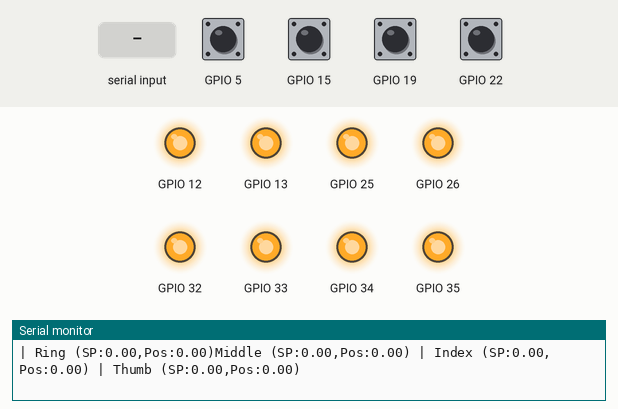
Recording of a sketch running on a simulated ESP32. Parts: output pins drawn as LEDs (lit = HIGH), the last lines printed to the serial monitor. The inputs (shaded band) are chosen by the test bench; at power-on: GPIO 5, GPIO 15, GPIO 19, GPIO 22 HIGH. Nothing arrives over Bluetooth unless stated.

Above: at 1.2 s.
1.3 s: "m90\n" received over the second serial link
At 2.0 s:
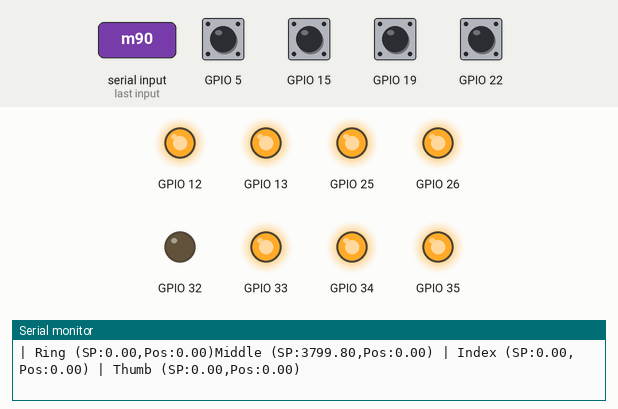
2.8 s: "i90\n" received over the second serial link
At 3.2 s:
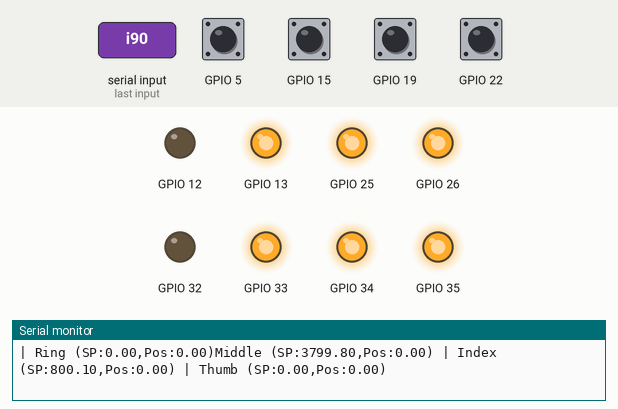
4.3 s: "m:45\n" received over the second serial link
At 5.5 s:
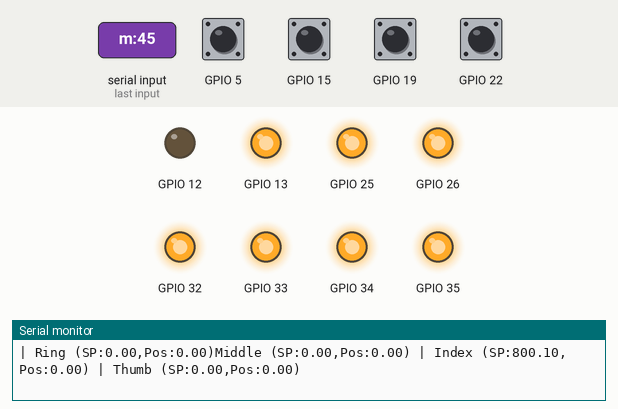
5.8 s: "t90\n" received over the second serial link
At 6.7 s:
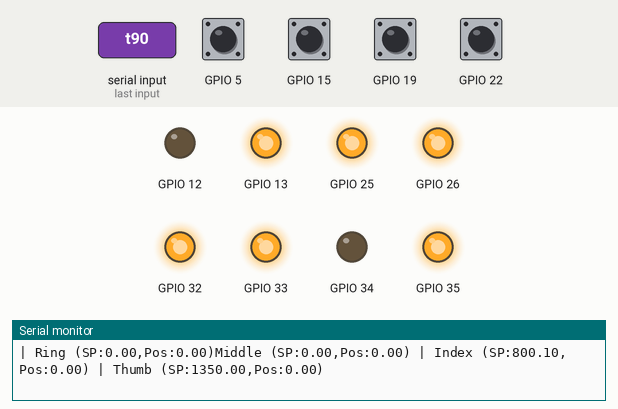
7.3 s: "i:45\n" received over the second serial link
At 7.8 s:
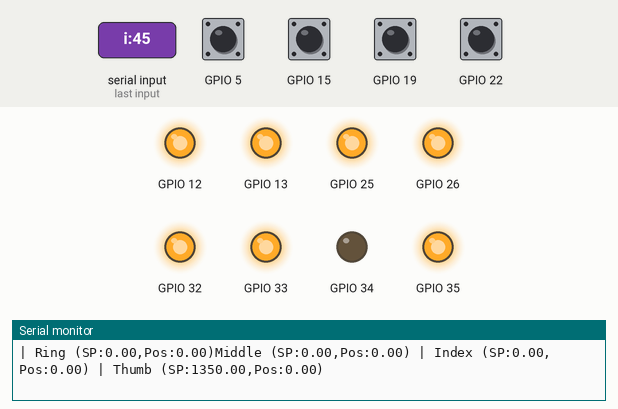
8.8 s: "r90\n" received over the second serial link
At 10.1 s:
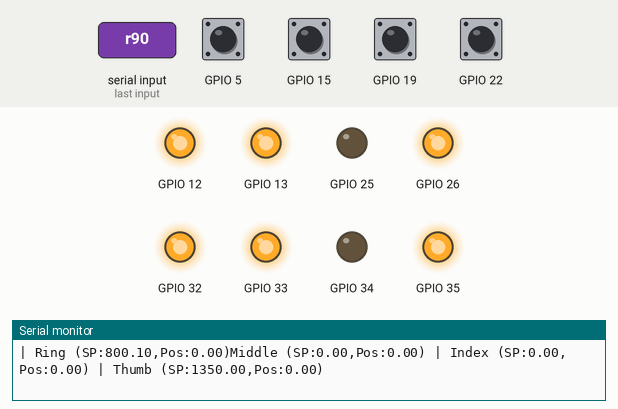
Timing chart, 0 to 11.3 s (numbered marks = the images above; inputs shaded):
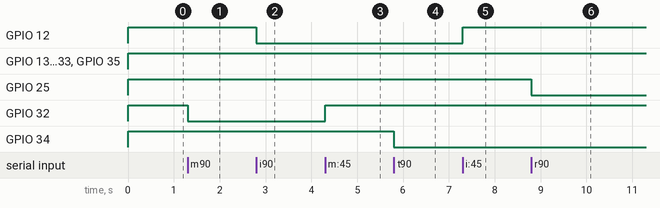

The sketch:

Mit4.ino
```cpp
#include "PID.h"
#include "DRV8833.h"
#include "Encoder.h"
#include "BluetoothReader.h" // Include the new Bluetooth class

// --- Pin Definitions (ESP32 GPIO) ---
// Motor 1
const int M1_ENCODER_A = 22;
const int M1_ENCODER_B = 23;
const int M1_DRIVER_IN1 = 33;
const int M1_DRIVER_IN2 = 32;
// Motor 2
const int M2_ENCODER_A = 15;
const int M2_ENCODER_B = 4;
const int M2_DRIVER_IN1 = 13;
const int M2_DRIVER_IN2 = 12;
// Motor 3
const int M3_ENCODER_A = 19;
const int M3_ENCODER_B = 21;
const int M3_DRIVER_IN1 = 26;
const int M3_DRIVER_IN2 = 25;
// Motor 4
const int M4_ENCODER_A = 5;
const int M4_ENCODER_B = 18;
const int M4_DRIVER_IN1 = 35;
const int M4_DRIVER_IN2 = 34;
// // Motor 5
// const int M5_ENCODER_A = 19;
// const int M5_ENCODER_B = 21;
// const int M5_DRIVER_IN1 = 26;
// const int M5_DRIVER_IN2 = 25;

// --- PID Configuration (can be tuned for each motor) ---
double Kp = .8, Ki = 0.6, Kd = 0.0;

double setpoint1 = 0, setpoint2 = 0, setpoint3 = 0, setpoint4 = 0, setpoint5 = 0;
double mult1 = 42.22, mult2 = 8.89, mult3 = 8.89, mult4 = 15, mult5 = 0;
double tolerance = 15;

// --- Object Creation ---
Encoder encoder1(M1_ENCODER_A, M1_ENCODER_B);
PID     pid1(Kp, Ki, Kd);
DRV8833 motor1(M1_DRIVER_IN1, M1_DRIVER_IN2);

Encoder encoder2(M2_ENCODER_A, M2_ENCODER_B);
PID     pid2(Kp, Ki, Kd);
DRV8833 motor2(M2_DRIVER_IN1, M2_DRIVER_IN2);

Encoder encoder3(M3_ENCODER_A, M3_ENCODER_B);
PID     pid3(Kp, Ki, Kd);
DRV8833 motor3(M3_DRIVER_IN1, M3_DRIVER_IN2);

Encoder encoder4(M4_ENCODER_A, M4_ENCODER_B);
PID     pid4(Kp, Ki, Kd);
DRV8833 motor4(M4_DRIVER_IN1, M4_DRIVER_IN2);

// Encoder encoder5(M3_ENCODER_A, M3_ENCODER_B);
// PID     pid5(Kp, Ki, Kd);
// DRV8833 motor5(M3_DRIVER_IN1, M3_DRIVER_IN2);

BluetoothReader btReader; // Create an object for our Bluetooth reader

// A helper function to parse commands, avoiding duplicate code
void parseAndSetSetpoint(String command) {
  if (command.length() == 0) return;

  int colonIndex = command.indexOf(':');
  if (colonIndex > 0) {
    int motorNum = command.substring(0, colonIndex).toInt();
    double newSetpoint = command.substring(colonIndex + 1).toDouble();

    if (motorNum == 1) {
      setpoint1 = newSetpoint;
      Serial.print("New setpoint for Motor 1: ");
      Serial.println(setpoint1);
    } else if (motorNum == 2) {
      setpoint2 = newSetpoint;
      Serial.print("New setpoint for Motor 2: ");
      Serial.println(setpoint2);
    } else if (motorNum == 3) {
      setpoint3 = newSetpoint;
      Serial.print("New setpoint for Motor 3: ");
      Serial.println(setpoint3);
    } else if (motorNum == 4) {
      setpoint2 = newSetpoint;
      Serial.print("New setpoint for Motor 4: ");
      Serial.println(setpoint4);
    } else if (motorNum == 5) {
      setpoint3 = newSetpoint;
      Serial.print("New setpoint for Motor 5: ");
      Serial.println(setpoint5);
    }
  }
}

void bluetoothParseAndSetSetpoint(String command) {
  // Exit if the command is empty
  if (command.length() == 0) return;

  int currentIndex = 0;
  while (currentIndex < command.length()) {
    char commandChar = ' ';
    int valueStartIndex = -1;

    // Find the next letter in the string
    for (int i = currentIndex; i < command.length(); i++) {
      if (isalpha(command.charAt(i))) {
        commandChar = command.charAt(i);
        valueStartIndex = i + 1;
        break;
      }
    }

    // If no more command characters are found, we're done parsing
    if (valueStartIndex == -1) {
      break;
    }

    // Find where the number ends (either at the next letter or the end of the string)
    int valueEndIndex = command.length();
    for (int i = valueStartIndex; i < command.length(); i++) {
      if (isalpha(command.charAt(i))) {
        valueEndIndex = i;
        break;
      }
    }

    // Extract the number part of the command
    String valueString = command.substring(valueStartIndex, valueEndIndex);

    // If we extracted a valid number, process it
    if (valueString.length() > 0) {
      double newSetpoint = valueString.toDouble();

      // Map the command character to the correct motor
      if (commandChar == 'm') {
        setpoint1 = newSetpoint * mult1;
        Serial.print("New setpoint for Motor 1 (m): ");
        Serial.println(setpoint1);
      } else if (commandChar == 'i') { // Using 'i' for Motor 2 from your example
        setpoint2 = newSetpoint * mult2;
        Serial.print("New setpoint for Motor 2 (i): ");
        Serial.println(setpoint2);
      } else if (commandChar == 'r') { // Using 'p' for Motor 3 from your example
        setpoint3 = newSetpoint * mult3;
        Serial.print("New setpoint for Motor 3 (r): ");
        Serial.println(setpoint3);
      } else if (commandChar == 't') {
        setpoint4 = newSetpoint * mult4;
        Serial.print("New setpoint for Motor 4 (t): ");
        Serial.println(setpoint4);
      } else if (commandChar == 'p') {
        setpoint5 = newSetpoint * mult5;
        Serial.print("New setpoint for Motor 5 (p): ");
        Serial.println(setpoint5);
      }
    }

    // Move the index to the start of the next potential command
    currentIndex = valueEndIndex;
  }
}


void setup() {
  Serial.begin(115200); // ESP32 can handle higher baud rates
  btReader.begin("Dexterra"); // Start Bluetooth with a device name

  Serial.println("PID Three-Motor Position Controller (ESP32 - analogWrite)");
  Serial.println("Enter target position (e.g., '1:2000' or '2:-500')");

  // Initialize Motor 1 components
  motor1.initialize();
  encoder1.initialize();
  pid1.setOutputLimits(-255, 255);
  pid1.setTolerance(tolerance);

  // Initialize Motor 2 components
  motor2.initialize();
  encoder2.initialize();
  pid2.setOutputLimits(-255, 255);
  pid2.setTolerance(tolerance);

  // Initialize Motor 3 components
  motor3.initialize();
  encoder3.initialize();
  pid3.setOutputLimits(-255, 255);
  pid3.setTolerance(tolerance);

  // Initialize Motor 4 components
  motor4.initialize();
  encoder4.initialize();
  pid4.setOutputLimits(-255, 255);
  pid4.setTolerance(tolerance);
}

void loop() {
  // --- Check for new commands from both sources ---
  if (Serial.available()) {
    parseAndSetSetpoint(Serial.readStringUntil('\n'));
  }

  // Read from Bluetooth and print if data exists
  String btCommand = btReader.readCommand();
  if (btCommand.length() > 0) {
    Serial.print("Received via Bluetooth: '");
    Serial.print(btCommand);
    Serial.println("'");
    bluetoothParseAndSetSetpoint(btCommand);
  }


  // --- Update Encoders via Polling ---
  encoder1.update();
  encoder2.update();
  encoder3.update();
  encoder4.update();

  // --- Control System for Motor 1 ---
  double pos1 = encoder1.getPosition();
  double speed1 = pid1.compute(pos1, setpoint1);
  motor1.drive((int)speed1);

  // --- Control System for Motor 2 ---
  double pos2 = encoder2.getPosition();
  double speed2 = pid2.compute(pos2, setpoint2);
  motor2.drive((int)speed2);

  // --- Control System for Motor 3 ---
  double pos3 = encoder3.getPosition();
  double speed3 = pid3.compute(pos3, setpoint3);
  motor3.drive((int)speed3);

  // --- Control System for Motor 4 ---
  double pos4 = encoder4.getPosition();
  double speed4 = pid4.compute(pos4, setpoint4);
  motor4.drive((int)speed4);

  // --- Reporting ---
  static unsigned long lastPrintTime = 0;
  if (millis() - lastPrintTime > 200) {
    Serial.print("| Ring (SP:"); Serial.print(setpoint3); Serial.print(",Pos:"); Serial.print(pos3); Serial.print(")"); //Motor 3
    Serial.print("Middle (SP:"); Serial.print(setpoint1); Serial.print(",Pos:"); Serial.print(pos1); Serial.print(") "); //Motor 1
    Serial.print("| Index (SP:"); Serial.print(setpoint2); Serial.print(",Pos:"); Serial.print(pos2); Serial.print(") "); //Motor 2
    Serial.print("| Thumb (SP:"); Serial.print(setpoint4); Serial.print(",Pos:"); Serial.print(pos4); Serial.println(")"); //Motor4
    lastPrintTime = millis();
  }
}
```

BluetoothReader.h
```cpp
/*
 * BluetoothReader.h
 *
 * A simple class to handle reading newline-terminated strings
 * from a BluetoothSerial connection on the ESP32.
 */
#ifndef BLUETOOTH_READER_H
#define BLUETOOTH_READER_H

#include "BluetoothSerial.h"

// Check if Bluetooth is available on this board
#if !defined(CONFIG_BT_ENABLED) || !defined(CONFIG_BLUEDROID_ENABLED)
#error Bluetooth is not enabled! Please run 'make menuconfig' to enable it
#endif

class BluetoothReader {
public:
  // Constructor
  BluetoothReader() {}

  // Initializes the Bluetooth Serial connection with a device name.
  // Call this in your main setup() function.
  void begin(String deviceName) {
    BTSerial.begin(deviceName);
    Serial.println("Bluetooth device is ready to pair.");
  }

  // Checks for and reads a complete command string.
  // Returns the command if a newline is found, otherwise returns an empty string.
  // Call this repeatedly in your main loop().
  String readCommand() {
    String command = "";
    if (BTSerial.available()) {
      // Read the incoming data until a newline character is received
      command = BTSerial.readStringUntil('\n');
      command.trim(); // Remove any leading/trailing whitespace
    }
    return command;
  }

private:
  // The library creates a global instance, we just use it.
  BluetoothSerial BTSerial;
};

#endif // BLUETOOTH_READER_H
```

DRV8833.h
```cpp
#include "HardwareSerial.h"
/*
 * DRV8833.h - A simple class to control a DRV8833 motor driver
 * for standard Arduino boards.
 */
#ifndef DRV8833_H
#define DRV8833_H

#include <Arduino.h>

class DRV8833 {
public:
  // Constructor: Specifies the two pins connected to IN1 and IN2.
  // These should be PWM-capable pins.
  DRV8833(int in1Pin, int in2Pin) {
    _in1 = in1Pin;
    _in2 = in2Pin;
  }

  // Initializes the pins. Call this inside your setup() function.
  void initialize() {
    pinMode(_in1, OUTPUT);
    pinMode(_in2, OUTPUT);
  }

  // Drives the motor.
  // speed: -255 (full reverse) to 255 (full forward).
  void drive(int speed) {
    speed = constrain(speed, -255, 255);

    if (speed > 0) { // Forward
      analogWrite(_in1, speed);
      analogWrite(_in2, 0);

    } else if (speed < 0) { // Reverse
      analogWrite(_in1, 0);
      analogWrite(_in2, -speed);

    } else { // Speed is 0, so brake
      brake();
    }
  }

  // Brakes the motor by setting both inputs high (dynamic braking).
  void brake() {
      analogWrite(_in1, 255);
      analogWrite(_in2, 255);
  }

  // Coasts the motor by setting both inputs low (free-wheeling).
  void coast() {
      analogWrite(_in1, 0);
      analogWrite(_in2, 0);
  }

private:
  int _in1; // Pin connected to the IN1
  int _in2; // Pin connected to the IN2
};

#endif // DRV8833_H
```

Encoder.h
```cpp
/*
 * Encoder.h - A simple quadrature encoder reader class.
 *
 * This class is designed to read a standard 2-channel quadrature encoder.
 * It's meant to be used with interrupts for reliable reading.
 */
#ifndef ENCODER_H
#define ENCODER_H

#include <Arduino.h>

class Encoder {
public:
  // Constructor: Takes the two pin numbers for channel A and B.
  // These pins MUST support external interrupts (e.g., 2 and 3 on an Arduino Uno).
  Encoder(int pinA, int pinB) : _pinA(pinA), _pinB(pinB), _position(0) {}

  // Initializes the pins. Call this inside your setup() function.
  void initialize() {
    pinMode(_pinA, INPUT_PULLUP);
    pinMode(_pinB, INPUT_PULLUP);
    _lastStateA = digitalRead(_pinA);
  }

  // update() should be called from an Interrupt Service Routine (ISR)
  // that triggers on a change on pin A.
  void update() {
    // Basic quadrature decoding logic:
    // Read the current state of channel A.
    int stateA = digitalRead(_pinA);
    // If the state of channel A has changed, a step has occurred.
    if (stateA != _lastStateA) {
      // Check channel B to determine direction.
      if (digitalRead(_pinB) != stateA) {
        _position++; // Clockwise
      } else {
        _position--; // Counter-clockwise
      }
    }
    _lastStateA = stateA; // Remember the last state of A.
  }

  // Returns the current position in ticks.
  // It temporarily disables interrupts to safely read the multi-byte variable.
  long getPosition() {
    long pos;
    noInterrupts(); // Start critical section
    pos = _position;
    interrupts();   // End critical section
    return pos;
  }

  // Resets the current position to zero.
  void setPosition(long newPosition) {
    noInterrupts();
    _position = newPosition;
    interrupts();
  }

private:
  int _pinA;
  int _pinB;
  volatile long _position;     // volatile is crucial for interrupt variables
  volatile int _lastStateA;    // Remembers the last state of pin A
};

#endif // ENCODER_H
```

PID.h
```cpp
/*
 * PID.h - A simple PID controller class for Arduino.
 * This version includes a non-destructive deadband and a fix for the derivative calculation.
 */
#ifndef PID_H
#define PID_H

#include <Arduino.h>
#include <math.h> // Required for fabs()

class PID {
public:
  // Constructor: Initializes the PID controller with given gains.
  PID(double kp, double ki, double kd) {
    setTunings(kp, ki, kd);
    _lastTime = millis();
    _integral = 0;
    _lastError = 0;
    _tolerance = 0;
    setOutputLimits(0, 255); // Default output range
  }

  // Computes the PID output based on the current input and setpoint.
  double compute(double input, double setpoint) {
    unsigned long now = millis();
    double dt = (double)(now - _lastTime) / 1000.0; // Time difference in seconds

    double error = setpoint - input;

    // --- Deadband/Tolerance Check ---
    // If the error is within the tolerance, return 0 to stop the motor.
    // We DON'T reset the integral, preserving its state for the next move.
    if (fabs(error) <= _tolerance) {
      _lastError = error; // Update lastError so atSetpoint() is accurate
      _lastTime = now;
      return 0.0;
    }

    // Proportional term
    double p_term = _kp * error;

    // Integral term calculation
    _integral += _ki * error * dt;

    // Anti-windup via Integral Clamping
    if (_integral > _outMax) _integral = _outMax;
    else if (_integral < _outMin) _integral = _outMin;

    // Derivative term calculation (FIXED)
    // This now correctly uses the error from the *previous* loop cycle.
    double derivative = 0;
    if (dt > 0) {
      derivative = _kd * (error - _lastError) / dt;
    }

    // Calculate total output
    double output = p_term + _integral + derivative;

    // Final clamp on the total output
    if (output > _outMax) output = _outMax;
    else if (output < _outMin) output = _outMin;

    // Save current state for the NEXT iteration
    _lastError = error;
    _lastTime = now;

    return output;
  }

  // Sets new PID tuning parameters (Kp, Ki, Kd).
  void setTunings(double kp, double ki, double kd) {
    if (kp < 0 || ki < 0 || kd < 0) return;
    _kp = kp;
    _ki = ki;
    _kd = kd;
  }

  // Sets the output limits (e.g., -255 to 255 for a motor driver).
  void setOutputLimits(double min, double max) {
    if (min >= max) return;
    _outMin = min;
    _outMax = max;

    if (_integral > _outMax) _integral = _outMax;
    else if (_integral < _outMin) _integral = _outMin;
  }

  // Sets the acceptable error range.
  void setTolerance(double tolerance) {
    _tolerance = tolerance;
  }

  // Returns true if the absolute error is within the defined tolerance.
  bool atSetpoint() {
    return fabs(_lastError) <= _tolerance;
  }

private:
  double _kp, _ki, _kd;
  double _lastError, _integral;
  unsigned long _lastTime;
  double _tolerance;
  double _outMin, _outMax;
};

#endif // PID_H
```

Measured:
- after the input at 1.3 s, GPIO 32: HIGH → LOW at once
- after the input at 2.8 s, GPIO 12: HIGH → LOW at once
- after the input at 4.3 s, GPIO 32: LOW → HIGH at once
- after the input at 5.8 s, GPIO 34: HIGH → LOW at once
- after the input at 7.3 s, GPIO 12: LOW → HIGH at once
- after the input at 8.8 s, GPIO 25: HIGH → LOW at once
